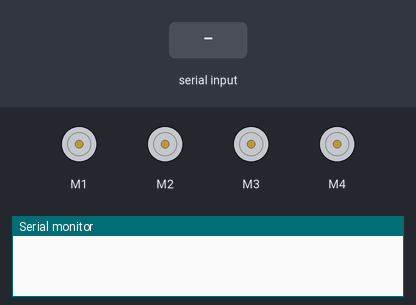
Bench run of a sketch on a simulated Arduino Uno, built with avr-gcc and run on an emulated ATmega328P. Parts: 4 × DC motor (green arrow = forward, orange = backward, longer = faster), the last lines printed to the serial monitor. The test bench sets the inputs (shaded band).

Above: at 1.2 s.
1.3 s: "forwards" received over Serial
At 2.2 s:
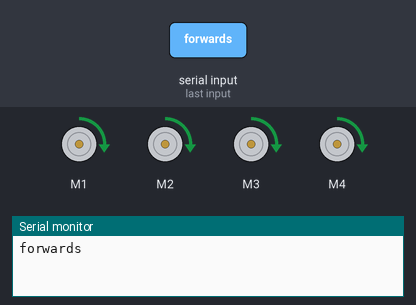
Timing chart, 0 to 12.8 s (numbered marks = the images above; inputs shaded):
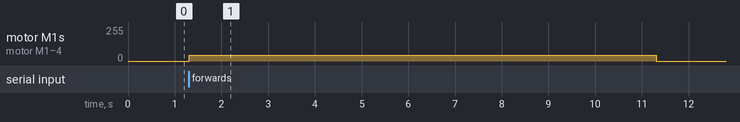

Measured:
- after the input at 1.3 s, motor M1–4: stopped → forward 44/255 at once, → stopped 10.0 s later

The sketch:

UART_Com_Robot.ino
```cpp
#include <AFMotor.h>

// DC motor on M1
AF_DCMotor motor(1);
// DC motor on M2
AF_DCMotor motor2(2);
// DC motor on M3
AF_DCMotor motor3(3);
// DC motor on M4
AF_DCMotor motor4(4);

String inputString = "";         // a string to hold incoming data
boolean stringComplete = false;  // whether the string is complete

void setup() {
  // initialize serial:
  Serial.begin(9600);
  // reserve 200 bytes for the inputString:
  inputString.reserve(200);

  motor.setSpeed(0);
  motor.run(RELEASE);

  motor2.setSpeed(0);
  motor2.run(RELEASE);

  motor3.setSpeed(0);
  motor3.run(RELEASE);

  motor4.setSpeed(0);
  motor4.run(RELEASE);

}

void loop() {
  // print the string when a newline arrives:
  if (stringComplete) {
    Serial.println(inputString);
    // clear the string:
    if (inputString == "forwards" || inputString == "Forwards"){
        motor.run(FORWARD);
        motor2.run(FORWARD);
        motor3.run(FORWARD);
        motor4.run(FORWARD);

        motor.setSpeed(300);
        motor2.setSpeed(300);
        motor3.setSpeed(300);
        motor4.setSpeed(300);
        delay(10000);
        motor.setSpeed(0);
        motor2.setSpeed(0);
        motor3.setSpeed(0);
        motor4.setSpeed(0);
    } else if (inputString == "backwards" || inputString == "Backwards"){
        motor.run(BACKWARD);
        motor2.run(BACKWARD);
        motor3.run(BACKWARD);
        motor4.run(BACKWARD);

        motor.setSpeed(255);
        motor2.setSpeed(255);
        motor3.setSpeed(255);
        motor4.setSpeed(255);
        delay(10000);
        motor.setSpeed(0);
        motor2.setSpeed(0);
        motor3.setSpeed(0);
        motor4.setSpeed(0);

    } else if (inputString == "lefts" || inputString == "Lefts"){
        motor.run(FORWARD);
        motor2.run(FORWARD);
        motor3.run(BACKWARD);
        motor4.run(BACKWARD);

        motor.setSpeed(255);
        motor2.setSpeed(255);
        motor3.setSpeed(255);
        motor4.setSpeed(255);
        delay(10000);
        motor.setSpeed(0);
        motor2.setSpeed(0);
        motor3.setSpeed(0);
        motor4.setSpeed(0);

    }else if (inputString == "rights" || inputString == "Rights"){
        motor.run(BACKWARD);
        motor2.run(BACKWARD);
        motor3.run(FORWARD);
        motor4.run(FORWARD);

        motor.setSpeed(255);
        motor2.setSpeed(255);
        motor3.setSpeed(255);
        motor4.setSpeed(255);
        delay(10000);
        motor.setSpeed(0);
        motor2.setSpeed(0);
        motor3.setSpeed(0);
        motor4.setSpeed(0);

    }
    delay(100);
    inputString = "";
    stringComplete = false;
  }
}

/*
  SerialEvent occurs whenever a new data comes in the
 hardware serial RX.  This routine is run between each
 time loop() runs, so using delay inside loop can delay
 response.  Multiple bytes of data may be available.
 */
void serialEvent() {
  while (Serial.available()) {
    // get the new byte:
    char inChar = (char)Serial.read();
    // add it to the inputString:
    inputString += inChar;
    // if the incoming character is a newline, set a flag
    // so the main loop can do something about it:
    if (inChar == 's') {
      stringComplete = true;
    }
  }
}
```
